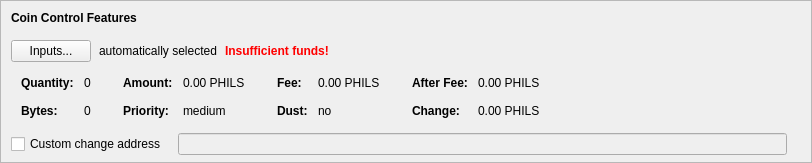
    <widget class="QFrame" name="frameCoinControl">
     <property name="sizePolicy">
      <sizepolicy hsizetype="Expanding" vsizetype="Expanding">
       <horstretch>0</horstretch>
       <verstretch>0</verstretch>
      </sizepolicy>
     </property>
     <property name="maximumSize">
      <size>
       <width>16777215</width>
       <height>16777215</height>
      </size>
     </property>
     <property name="frameShape">
      <enum>QFrame::StyledPanel</enum>
     </property>
     <property name="frameShadow">
      <enum>QFrame::Sunken</enum>
     </property>
     <layout class="QVBoxLayout" name="verticalLayoutCoinControl2">
      <property name="spacing">
       <number>0</number>
      </property>
      <property name="leftMargin">
       <number>0</number>
      </property>
      <property name="topMargin">
       <number>0</number>
      </property>
      <property name="rightMargin">
       <number>0</number>
      </property>
      <property name="bottomMargin">
       <number>6</number>
      </property>
      <item>
       <layout class="QVBoxLayout" name="verticalLayoutCoinControl" stretch="0,0,0,0,1">
        <property name="spacing">
         <number>0</number>
        </property>
        <property name="leftMargin">
         <number>10</number>
        </property>
        <property name="topMargin">
         <number>10</number>
        </property>
        <item>
         <layout class="QHBoxLayout" name="horizontalLayoutCoinControl1">
          <property name="bottomMargin">
           <number>15</number>
          </property>
          <item>
           <widget class="QLabel" name="labelCoinControlFeatures">
            <property name="sizePolicy">
             <sizepolicy hsizetype="Preferred" vsizetype="Maximum">
              <horstretch>0</horstretch>
              <verstretch>0</verstretch>
             </sizepolicy>
            </property>
            <property name="font">
             <font>
              <weight>75</weight>
              <bold>true</bold>
             </font>
            </property>
            <property name="styleSheet">
             <string notr="true">font-weight:bold;</string>
            </property>
            <property name="text">
             <string>Coin Control Features</string>
            </property>
           </widget>
          </item>
         </layout>
        </item>
        <item>
         <layout class="QHBoxLayout" name="horizontalLayoutCoinControl2" stretch="0,0,0,0">
          <property name="spacing">
           <number>8</number>
          </property>
          <property name="bottomMargin">
           <number>10</number>
          </property>
          <item>
           <widget class="QPushButton" name="pushButtonCoinControl">
            <property name="styleSheet">
             <string notr="true"/>
            </property>
            <property name="text">
             <string>Inputs...</string>
            </property>
            <property name="autoDefault">
             <bool>false</bool>
            </property>
           </widget>
          </item>
          <item>
           <widget class="QLabel" name="labelCoinControlAutomaticallySelected">
            <property name="text">
             <string>automatically selected</string>
            </property>
            <property name="margin">
             <number>5</number>
            </property>
           </widget>
          </item>
          <item>
           <widget class="QLabel" name="labelCoinControlInsuffFunds">
            <property name="font">
             <font>
              <weight>75</weight>
              <bold>true</bold>
             </font>
            </property>
            <property name="styleSheet">
             <string notr="true">color:red;font-weight:bold;</string>
            </property>
            <property name="text">
             <string>Insufficient funds!</string>
            </property>
            <property name="margin">
             <number>5</number>
            </property>
           </widget>
          </item>
          <item>
           <spacer name="horizontalSpacerCoinControl">
            <property name="orientation">
             <enum>Qt::Horizontal</enum>
            </property>
            <property name="sizeHint" stdset="0">
             <size>
              <width>40</width>
              <height>1</height>
             </size>
            </property>
           </spacer>
          </item>
         </layout>
        </item>
        <item>
         <widget class="QWidget" name="widgetCoinControl" native="true">
          <property name="sizePolicy">
           <sizepolicy hsizetype="Preferred" vsizetype="Preferred">
            <horstretch>0</horstretch>
            <verstretch>0</verstretch>
           </sizepolicy>
          </property>
          <property name="minimumSize">
           <size>
            <width>0</width>
            <height>0</height>
           </size>
          </property>
          <property name="styleSheet">
           <string notr="true"/>
          </property>
          <layout class="QHBoxLayout" name="horizontalLayoutCoinControl5">
           <property name="leftMargin">
            <number>0</number>
           </property>
           <property name="topMargin">
            <number>0</number>
           </property>
           <property name="rightMargin">
            <number>0</number>
           </property>
           <property name="bottomMargin">
            <number>0</number>
           </property>
           <item>
            <layout class="QHBoxLayout" name="horizontalLayoutCoinControl3" stretch="0,0,0,1">
             <property name="spacing">
              <number>20</number>
             </property>
             <property name="topMargin">
              <number>0</number>
             </property>
             <property name="bottomMargin">
              <number>10</number>
             </property>
             <item>
              <layout class="QFormLayout" name="formLayoutCoinControl1">
               <property name="horizontalSpacing">
                <number>10</number>
               </property>
               <property name="verticalSpacing">
                <number>14</number>
               </property>
               <property name="leftMargin">
                <number>10</number>
               </property>
               <property name="topMargin">
                <number>4</number>
               </property>
               <property name="rightMargin">
                <number>6</number>
               </property>
               <item row="0" column="0">
                <widget class="QLabel" name="labelCoinControlQuantityText">
                 <property name="font">
                  <font>
                   <weight>75</weight>
                   <bold>true</bold>
                  </font>
                 </property>
                 <property name="text">
                  <string>Quantity:</string>
                 </property>
                 <property name="margin">
                  <number>0</number>
                 </property>
                </widget>
               </item>
               <item row="0" column="1">
                <widget class="QLabel" name="labelCoinControlQuantity">
                 <property name="cursor">
                  <cursorShape>IBeamCursor</cursorShape>
                 </property>
                 <property name="contextMenuPolicy">
                  <enum>Qt::ActionsContextMenu</enum>
                 </property>
                 <property name="text">
                  <string notr="true">0</string>
                 </property>
                 <property name="margin">
                  <number>0</number>
                 </property>
                 <property name="textInteractionFlags">
                  <set>Qt::LinksAccessibleByMouse|Qt::TextSelectableByKeyboard|Qt::TextSelectableByMouse</set>
                 </property>
                </widget>
               </item>
               <item row="1" column="0">
                <widget class="QLabel" name="labelCoinControlBytesText">
                 <property name="font">
                  <font>
                   <weight>75</weight>
                   <bold>true</bold>
                  </font>
                 </property>
                 <property name="text">
                  <string>Bytes:</string>
                 </property>
                </widget>
               </item>
               <item row="1" column="1">
                <widget class="QLabel" name="labelCoinControlBytes">
                 <property name="cursor">
                  <cursorShape>IBeamCursor</cursorShape>
                 </property>
                 <property name="contextMenuPolicy">
                  <enum>Qt::ActionsContextMenu</enum>
                 </property>
                 <property name="text">
                  <string notr="true">0</string>
                 </property>
                 <property name="textInteractionFlags">
                  <set>Qt::LinksAccessibleByMouse|Qt::TextSelectableByKeyboard|Qt::TextSelectableByMouse</set>
                 </property>
                </widget>
               </item>
              </layout>
             </item>
             <item>
              <layout class="QFormLayout" name="formLayoutCoinControl2">
               <property name="horizontalSpacing">
                <number>10</number>
               </property>
               <property name="verticalSpacing">
                <number>14</number>
               </property>
               <property name="leftMargin">
                <number>6</number>
               </property>
               <property name="topMargin">
                <number>4</number>
               </property>
               <property name="rightMargin">
                <number>6</number>
               </property>
               <item row="0" column="0">
                <widget class="QLabel" name="labelCoinControlAmountText">
                 <property name="font">
                  <font>
                   <weight>75</weight>
                   <bold>true</bold>
                  </font>
                 </property>
                 <property name="text">
                  <string>Amount:</string>
                 </property>
                 <property name="margin">
                  <number>0</number>
                 </property>
                </widget>
               </item>
               <item row="0" column="1">
                <widget class="QLabel" name="labelCoinControlAmount">
                 <property name="cursor">
                  <cursorShape>IBeamCursor</cursorShape>
                 </property>
                 <property name="contextMenuPolicy">
                  <enum>Qt::ActionsContextMenu</enum>
                 </property>
                 <property name="text">
                  <string notr="true">0.00 PHILS</string>
                 </property>
                 <property name="textInteractionFlags">
                  <set>Qt::LinksAccessibleByMouse|Qt::TextSelectableByKeyboard|Qt::TextSelectableByMouse</set>
                 </property>
                </widget>
               </item>
               <item row="1" column="0">
                <widget class="QLabel" name="labelCoinControlPriorityText">
                 <property name="font">
                  <font>
                   <weight>75</weight>
                   <bold>true</bold>
                  </font>
                 </property>
                 <property name="text">
                  <string>Priority:</string>
                 </property>
                </widget>
               </item>
               <item row="1" column="1">
                <widget class="QLabel" name="labelCoinControlPriority">
                 <property name="cursor">
                  <cursorShape>IBeamCursor</cursorShape>
                 </property>
                 <property name="contextMenuPolicy">
                  <enum>Qt::ActionsContextMenu</enum>
                 </property>
                 <property name="text">
                  <string notr="true">medium</string>
                 </property>
                 <property name="textInteractionFlags">
                  <set>Qt::LinksAccessibleByMouse|Qt::TextSelectableByKeyboard|Qt::TextSelectableByMouse</set>
                 </property>
                </widget>
               </item>
              </layout>
             </item>
             <item>
              <layout class="QFormLayout" name="formLayoutCoinControl3">
               <property name="horizontalSpacing">
                <number>10</number>
               </property>
               <property name="verticalSpacing">
                <number>14</number>
               </property>
               <property name="leftMargin">
                <number>6</number>
               </property>
               <property name="topMargin">
                <number>4</number>
               </property>
               <property name="rightMargin">
                <number>6</number>
               </property>
               <item row="0" column="0">
                <widget class="QLabel" name="labelCoinControlFeeText">
                 <property name="font">
                  <font>
                   <weight>75</weight>
                   <bold>true</bold>
                  </font>
                 </property>
                 <property name="text">
                  <string>Fee:</string>
                 </property>
                 <property name="margin">
                  <number>0</number>
                 </property>
                </widget>
               </item>
               <item row="0" column="1">
                <widget class="QLabel" name="labelCoinControlFee">
                 <property name="cursor">
                  <cursorShape>IBeamCursor</cursorShape>
                 </property>
                 <property name="contextMenuPolicy">
                  <enum>Qt::ActionsContextMenu</enum>
                 </property>
                 <property name="text">
                  <string notr="true">0.00 PHILS</string>
                 </property>
                 <property name="textInteractionFlags">
                  <set>Qt::LinksAccessibleByMouse|Qt::TextSelectableByKeyboard|Qt::TextSelectableByMouse</set>
                 </property>
                </widget>
               </item>
               <item row="1" column="0">
                <widget class="QLabel" name="labelCoinControlLowOutputText">
                 <property name="font">
                  <font>
                   <weight>75</weight>
                   <bold>true</bold>
                  </font>
                 </property>
                 <property name="text">
                  <string>Dust:</string>
                 </property>
                </widget>
               </item>
               <item row="1" column="1">
                <widget class="QLabel" name="labelCoinControlLowOutput">
                 <property name="cursor">
                  <cursorShape>IBeamCursor</cursorShape>
                 </property>
                 <property name="contextMenuPolicy">
                  <enum>Qt::ActionsContextMenu</enum>
                 </property>
                 <property name="text">
                  <string notr="true">no</string>
                 </property>
                 <property name="textInteractionFlags">
                  <set>Qt::LinksAccessibleByMouse|Qt::TextSelectableByKeyboard|Qt::TextSelectableByMouse</set>
                 </property>
                </widget>
               </item>
              </layout>
             </item>
             <item>
              <layout class="QFormLayout" name="formLayoutCoinControl4">
               <property name="horizontalSpacing">
                <number>10</number>
               </property>
               <property name="verticalSpacing">
                <number>14</number>
               </property>
               <property name="leftMargin">
                <number>6</number>
               </property>
               <property name="topMargin">
                <number>4</number>
               </property>
               <property name="rightMargin">
                <number>6</number>
               </property>
               <item row="0" column="0">
                <widget class="QLabel" name="labelCoinControlAfterFeeText">
                 <property name="font">
                  <font>
                   <weight>75</weight>
                   <bold>true</bold>
                  </font>
                 </property>
                 <property name="text">
                  <string>After Fee:</string>
                 </property>
                 <property name="margin">
                  <number>0</number>
                 </property>
                </widget>
               </item>
               <item row="0" column="1">
                <widget class="QLabel" name="labelCoinControlAfterFee">
                 <property name="cursor">
                  <cursorShape>IBeamCursor</cursorShape>
                 </property>
                 <property name="contextMenuPolicy">
                  <enum>Qt::ActionsContextMenu</enum>
                 </property>
                 <property name="text">
                  <string notr="true">0.00 PHILS</string>
                 </property>
                 <property name="textInteractionFlags">
                  <set>Qt::LinksAccessibleByMouse|Qt::TextSelectableByKeyboard|Qt::TextSelectableByMouse</set>
                 </property>
                </widget>
               </item>
               <item row="1" column="0">
                <widget class="QLabel" name="labelCoinControlChangeText">
                 <property name="font">
                  <font>
                   <weight>75</weight>
                   <bold>true</bold>
                  </font>
                 </property>
                 <property name="text">
                  <string>Change:</string>
                 </property>
                </widget>
               </item>
               <item row="1" column="1">
                <widget class="QLabel" name="labelCoinControlChange">
                 <property name="cursor">
                  <cursorShape>IBeamCursor</cursorShape>
                 </property>
                 <property name="contextMenuPolicy">
                  <enum>Qt::ActionsContextMenu</enum>
                 </property>
                 <property name="text">
                  <string notr="true">0.00 PHILS</string>
                 </property>
                 <property name="textInteractionFlags">
                  <set>Qt::LinksAccessibleByMouse|Qt::TextSelectableByKeyboard|Qt::TextSelectableByMouse</set>
                 </property>
                </widget>
               </item>
              </layout>
             </item>
            </layout>
           </item>
          </layout>
         </widget>
        </item>
        <item>
         <layout class="QHBoxLayout" name="horizontalLayoutCoinControl4" stretch="0,0,0">
          <property name="spacing">
           <number>12</number>
          </property>
          <property name="sizeConstraint">
           <enum>QLayout::SetDefaultConstraint</enum>
          </property>
          <property name="topMargin">
           <number>5</number>
          </property>
          <property name="rightMargin">
           <number>5</number>
          </property>
          <item>
           <widget class="QCheckBox" name="checkBoxCoinControlChange">
            <property name="toolTip">
             <string>If this is activated, but the change address is empty or invalid, change will be sent to a newly generated address.</string>
            </property>
            <property name="text">
             <string>Custom change address</string>
            </property>
           </widget>
          </item>
          <item>
           <widget class="QValidatedLineEdit" name="lineEditCoinControlChange">
            <property name="enabled">
             <bool>false</bool>
            </property>
            <property name="sizePolicy">
             <sizepolicy hsizetype="Expanding" vsizetype="Fixed">
              <horstretch>0</horstretch>
              <verstretch>0</verstretch>
             </sizepolicy>
            </property>
           </widget>
          </item>
          <item>
           <widget class="QLabel" name="labelCoinControlChangeLabel">
            <property name="sizePolicy">
             <sizepolicy hsizetype="Preferred" vsizetype="Expanding">
              <horstretch>0</horstretch>
              <verstretch>0</verstretch>
             </sizepolicy>
            </property>
            <property name="minimumSize">
             <size>
              <width>0</width>
              <height>0</height>
             </size>
            </property>
            <property name="text">
             <string/>
            </property>
            <property name="margin">
             <number>3</number>
            </property>
           </widget>
          </item>
         </layout>
        </item>
        <item>
         <spacer name="verticalSpacerCoinControl">
          <property name="orientation">
           <enum>Qt::Vertical</enum>
          </property>
          <property name="sizeHint" stdset="0">
           <size>
            <width>800</width>
            <height>1</height>
           </size>
          </property>
         </spacer>
        </item>
       </layout>
      </item>
     </layout>
    </widget>
